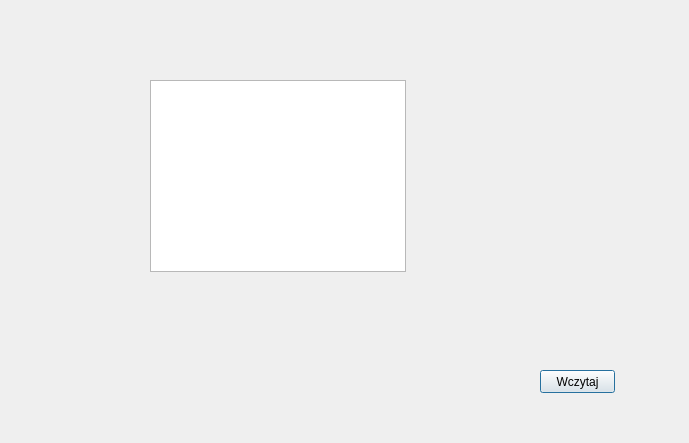
<?xml version="1.0" encoding="UTF-8"?>
<ui version="4.0">
 <class>Main2</class>
 <widget class="QDialog" name="Main2">
  <property name="geometry">
   <rect>
    <x>0</x>
    <y>0</y>
    <width>689</width>
    <height>443</height>
   </rect>
  </property>
  <property name="windowTitle">
   <string>Dialog</string>
  </property>
  <widget class="QPushButton" name="pushButton">
   <property name="geometry">
    <rect>
     <x>540</x>
     <y>370</y>
     <width>75</width>
     <height>23</height>
    </rect>
   </property>
   <property name="text">
    <string>Wczytaj</string>
   </property>
  </widget>
  <widget class="QColumnView" name="columnView">
   <property name="geometry">
    <rect>
     <x>150</x>
     <y>80</y>
     <width>256</width>
     <height>192</height>
    </rect>
   </property>
  </widget>
 </widget>
 <resources/>
 <connections/>
</ui>
